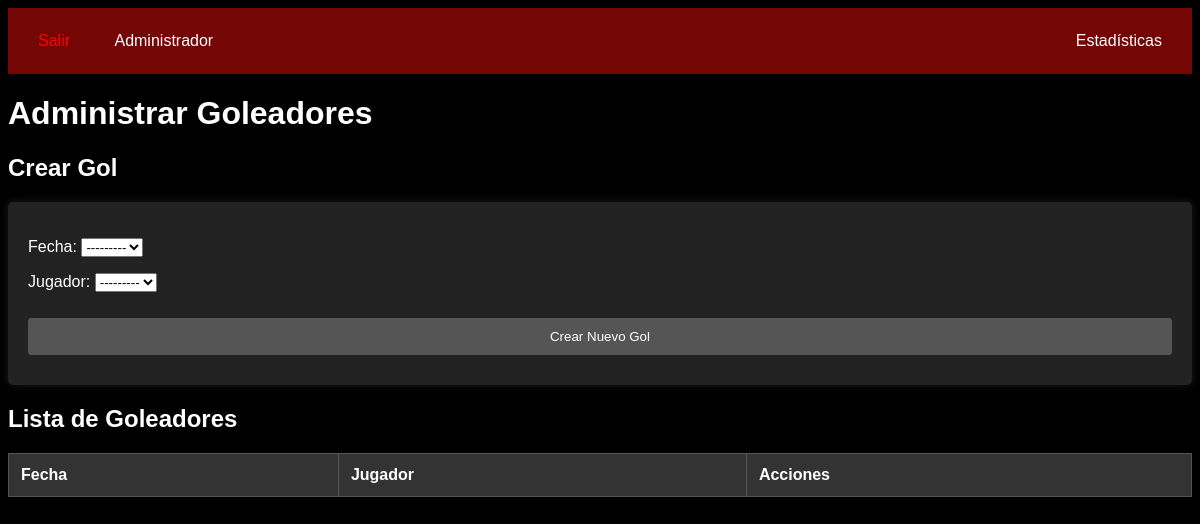
Before: /adminGoleadores/ (signed in) with the older database file.
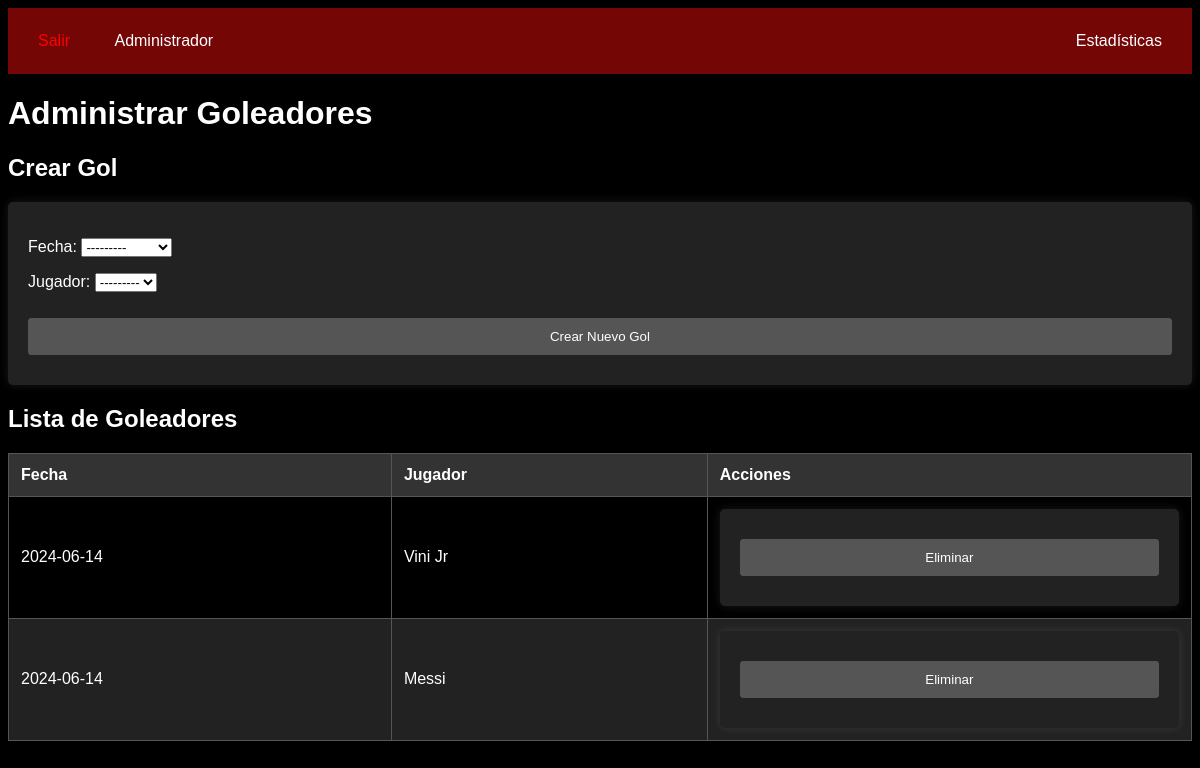
After: the same page with the newer database file.
### log/models.py (models this page shows, shortened)
class Partidos(models.Model):
    fecha = models.DateField()
    barcelona_total = models.IntegerField(default=0)
    madrid_total = models.IntegerField(default=0)
    ganador = models.CharField(max_length=50,null=True,blank=True)
    estadio = models.ForeignKey(Estadio, on_delete=models.PROTECT)
    def __str__(self):
        return str(self.fecha)

class Goles(models.Model):
    fecha = models.ForeignKey(Partidos, on_delete=models.CASCADE)
    jugador = models.ForeignKey(Jugador, on_delete=models.PROTECT)

class Jugador(models.Model):
    nombre = models.CharField(max_length=150)
    posicion = models.CharField(max_length=50)
    equipo = models.ForeignKey(Equipo, on_delete=models.PROTECT)
    def __str__(self):
        return self.nombre

### log/views.py (the view, shortened to what this page needs)
# urls.py: path('adminGoleadores/', views.adminGoleadores, name='adminGoleadores'),
@login_required
def adminGoleadores(request):
    goles = Goles.objects.all()
    form = GolesForm()
    context = {
        'goles': goles,
        'form': form,
    }
    return render(request, 'log/adminGoleadores.html', context)

### log/forms.py
class GolesForm(ModelForm):
    class Meta:
        model = Goles
        fields = ['fecha', 'jugador']

### log/templates/log/adminGoleadores.html (shortened to what this page needs)
{% extends 'log/base.html' %}
{% load static %}
{% block head %}
<link rel="stylesheet" href="{% static 'log/styles/adminJugadores.css' %}">
{% endblock %}
{% block main %}
    <h1>Administrar Goleadores</h1>
    <h2>Crear Gol</h2>
    <form action="{% url 'adminGoleadores' %}" method="post">
        {{ form.as_p }}
        <button type="submit">Crear Nuevo Gol</button>
    </form>
    <h2>Lista de Goleadores</h2>
    <table>
        <thead>
            <tr>
                <th>Fecha</th>
                <th>Jugador</th>
                <th>Acciones</th>
            </tr>
        </thead>
        <tbody>
            {% for gol in goles %}
                <tr>
                    <td>{{ gol.fecha }}</td>
                    <td>{{ gol.jugador.nombre }}</td>
                    <td>
                        <form action="{% url 'adminGoleadores' %}" method="post">
                            <button type="submit">Eliminar</button>
                        </form>
                    </td>
                </tr>
            {% endfor %}
        </tbody>
    </table>
{% endblock %}

Changed rows visible on the page:
added Partidos: fecha "---------"
added Goles: fecha "2024-06-14", jugador.nombre "Vini Jr"
added Goles: fecha "2024-06-14", jugador.nombre "Messi"
Other visible differences:
form field fecha: "---------" → (not shown)
